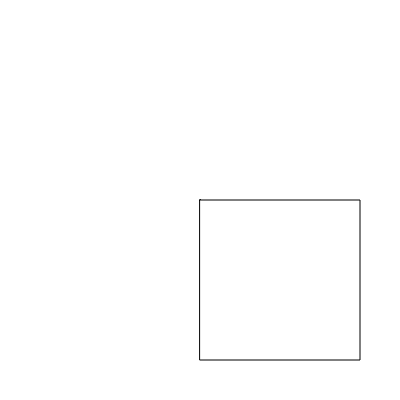
Frame 1 (no input)
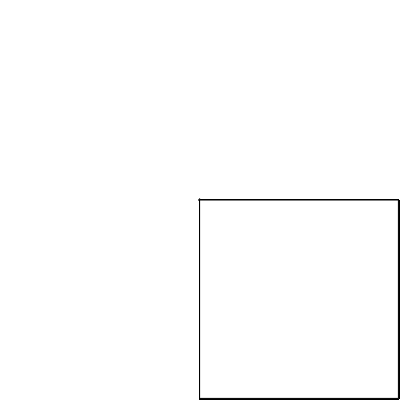
Frame 60 (no input)
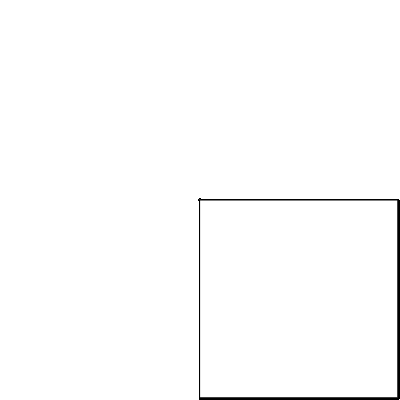
Frame 120 (the mouse pressed at the canvas centre since frame 60)

The p5.js sketch that drew these frames (run headless with seeded random() and noise() and a simulated clock; from frame 60 on, the mouse is pressed at the canvas centre):

// p5.js sketch
// ── sketch.js
function setup() {
  createCanvas(400, 400);
}

  let mistake = 1;
  let happyaccident = 160;


function draw() {
  // background(100, 23, 42);
  circle( 200, 200, mistake )
  square( 200, 200, happyaccident );
  mistake = mistake + 0.01;
  happyaccident = mistake -200;
}
